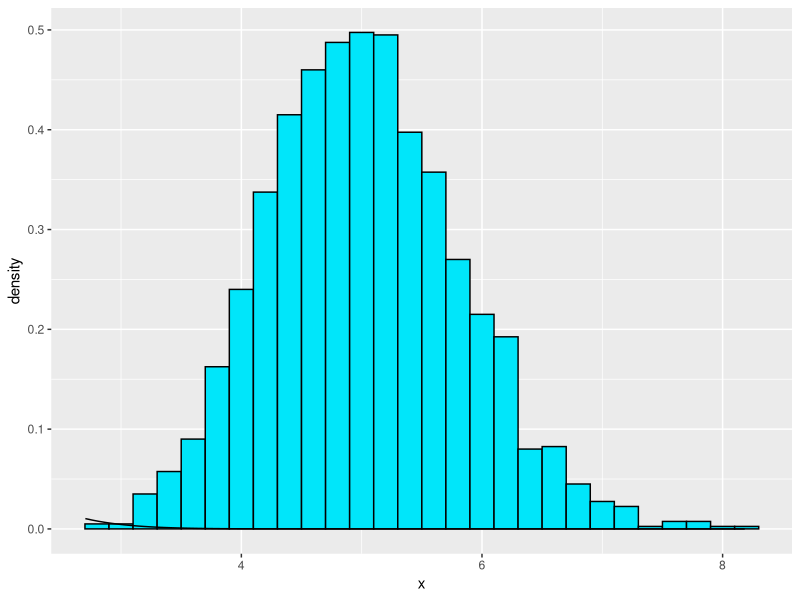

Reproduce this figure in R.
## ---- chunk 1
#setwd("C:\\Users\\Praveen\\Desktop")
library(lattice)
library(gplots)

lambda <- 0.2
n <- 40
simulations <- 1:2000
set.seed(52) 
means <- data.frame(x = sapply(simulations, function(x) {mean(rexp(n, lambda))}))
## ---- chunk 2
mean(means$x) # sampling mean = 5.000542
(1/lambda) # theoretical mean = 5
## ---- chunk 3
var(means$x) # sampling var = 0.6564438
sd(means$x) # sampling sd = 0.8102122
((1/lambda)/sqrt(n))^2 # theoretical var = 0.625
(1/lambda)/sqrt(n) # theoretical sd = 0.7905694
## ---- chunk 4
library(ggplot2)
ggplot(data = means, aes(x = x)) + 
    geom_histogram(aes(y=..density..), fill = I('#00e6fa'), 
                   binwidth = 0.20, color = I('black')) +
    stat_function(fun = dnorm, arg = list(mean = 5, sd = sd(means$x)))
## ---- chunk 5
# 95% confidence interval (Z=1.96)
mean(means$x) + c(-1,1)*1.96*sd(means$x)/sqrt(nrow(means)) # 4.965033 5.036051
